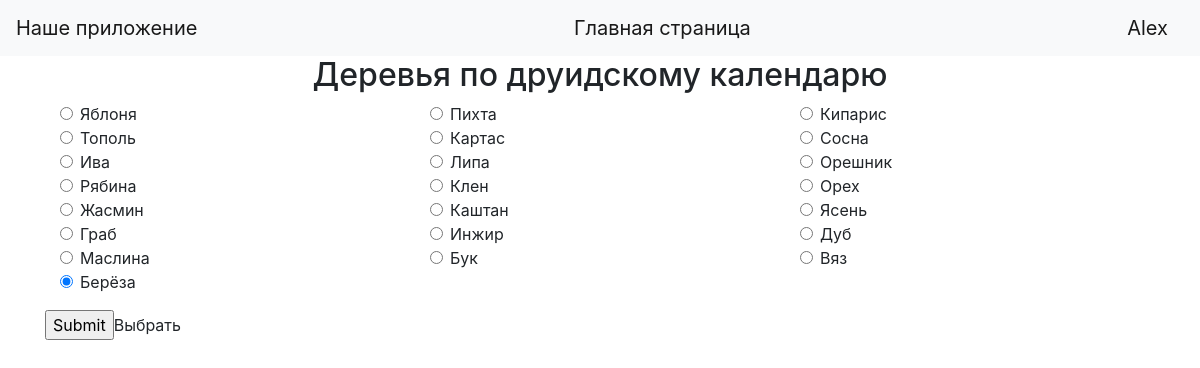
The app's page /plants (signed in) with its own data.
### data/users.py (models this page shows, shortened)
class User(SqlAlchemyBase, UserMixin, SerializerMixin):
    __tablename__ = 'users'
    id = sqlalchemy.Column(sqlalchemy.Integer, primary_key=True, autoincrement=True)
    surname = sqlalchemy.Column(sqlalchemy.String, nullable=True)
    name = sqlalchemy.Column(sqlalchemy.String, nullable=True)
    age = sqlalchemy.Column(sqlalchemy.Integer, nullable=True)
    position = sqlalchemy.Column(sqlalchemy.String, nullable=True)
    speciality = sqlalchemy.Column(sqlalchemy.String, nullable=True)
    address = sqlalchemy.Column(sqlalchemy.String, nullable=True)
    email = sqlalchemy.Column(sqlalchemy.String, index=True, unique=True, nullable=True)
    hashed_password = sqlalchemy.Column(sqlalchemy.String, nullable=True)
    modified_date = sqlalchemy.Column(sqlalchemy.DateTime, default=datetime.datetime.now)
    animals = sqlalchemy.Column(sqlalchemy.String, nullable=True)

### data/plants.py (models this page shows, shortened)
class Plants(SqlAlchemyBase, UserMixin, SerializerMixin):
    __tablename__ = 'plants'
    id = sqlalchemy.Column(sqlalchemy.Integer, primary_key=True, autoincrement=True)
    animal = sqlalchemy.Column(sqlalchemy.String, nullable=True)
    count = sqlalchemy.Column(sqlalchemy.Integer, nullable=True, default=0)
    desc = sqlalchemy.Column(sqlalchemy.String, nullable=True)
    countReg = sqlalchemy.Column(sqlalchemy.Integer, nullable=True, default=0)
    users = sqlalchemy.Column(sqlalchemy.String, nullable=True)

### main.py (the view, shortened to what this page needs)
@app.route('/plants', methods=['GET', 'POST'])
def departments2():
    if request.method == 'GET':
        print('GET')
        session = db_session.create_session()
        animalq = session.query(Plants).all()
        return render_template('departaments.html', users=animalq, title='capitan',
                               name='Деревья по друидскому календарю')

### data/db_session.py (called while the page is built)
def create_session() -> Session:
    global __factory
    return __factory()

### main.py (called while the page is built)
@login_manager.user_loader
def load_user(user_id):
    session = db_session.create_session()
    return session.query(User).get(user_id)

### templates/departaments.html (shortened to what this page needs)
{% extends "base.html" %}
{% block content %}
    <h2 align="center">{{ name }}</h2>
 <form method="post">
<div class="form-group">
                                <div class="container">
<div class="row">
    {% for animal in users %}
    <div class="col-sm-4"><div class="form-check">
         <input class="form-check-input" type="radio" name="animal" id="{{ animal.nick }}"
                value="{{ animal.id }},{{ animal.nick }},{{ animal.animal }},{{ animal.count }} " checked>
         <label class="form-check-label" for="{{ animal.nick }}">{{ animal.animal }}</label>
     </div></div>
    {% endfor %}</div> </div></div>
        <p><input type="submit">Выбрать</p>
                            </form>
{% endblock %}

### templates/base.html (shortened to what this page needs)
<!doctype html>
<html lang="en">
<head>
    <link rel="stylesheet"
          href="https://stackpath.bootstrapcdn.com/bootstrap/4.4.1/css/bootstrap.min.css"
>
</head>
<body>
<header>
    <nav class="navbar navbar-light bg-light">
        <a class="navbar-brand" href="#">Наше приложение</a>
<a class="navbar-brand" href="/">Главная страница</a>
    {% if current_user.is_authenticated %}
    <a class="navbar-brand" href="/logout">{{ current_user.name }}</a>
{% else %}
    <p>
        <a class="btn btn-primary " href="/register">Зарегистрироваться</a>
        <a class="btn btn-success" href="/login">Войти</a>
    </p>
{% endif %}
    </nav>
</header>
<main role="main" class="container">
    {% block content %}{% endblock %}
</main>
</body>
</html>

### records on screen
User: name "Alex"
Plants: animal "Яблоня"
Plants: animal "Пихта"
Plants: animal "Кипарис"
Plants: animal "Тополь"
Plants: animal "Картас"
Plants: animal "Сосна"
Plants: animal "Ива"
Plants: animal "Липа"
Plants: animal "Орешник"
Plants: animal "Рябина"
Plants: animal "Клен"
Plants: animal "Орех"
Plants: animal "Жасмин"
Plants: animal "Каштан"
Plants: animal "Ясень"
Plants: animal "Граб"
Plants: animal "Инжир"
Plants: animal "Дуб"
Plants: animal "Маслина"
Plants: animal "Бук"
Plants: animal "Вяз"
Plants: animal "Берёза"

### other values on screen
{{ name }} "Деревья по друидскому календарю"
